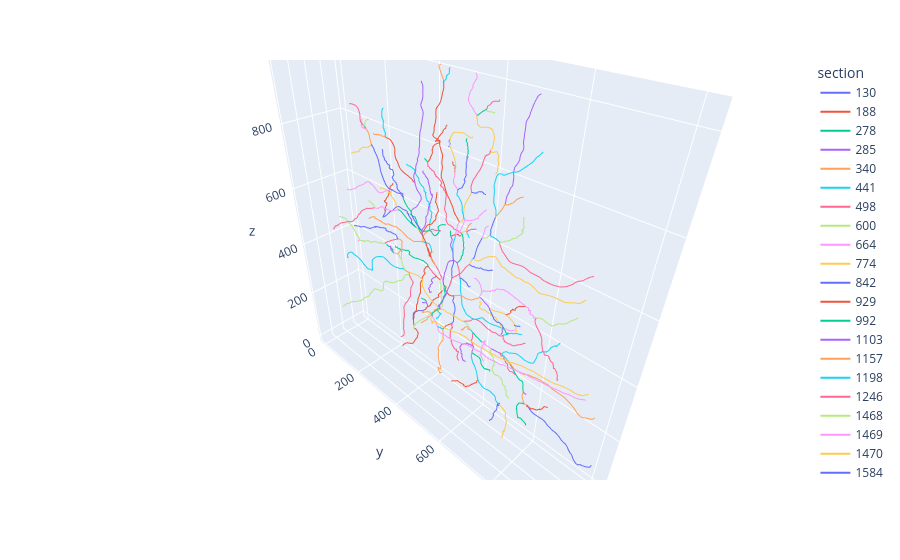

The notebook cell this image was saved under:
### Code cell
swc_processed = swcs_processed[1]
print(f"Loading {swc_processed}")
# find a corresponding scaled swc
swc_scaled = next(s for s in swcs_scaled if s.name.split('.')[0] == swc_processed.name.split('.')[0])
print(f"Found matching file: {swc_scaled}")

swc_list = load.swc(swc_processed)
sections, sections_graph = load.parse_swc(swc_list)

plot_sections(sections)
